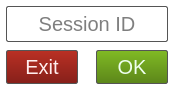
<?xml version="1.0" encoding="UTF-8"?>
<ui version="4.0">
 <class>LoginWidget</class>
 <widget class="QWidget" name="LoginWidget">
  <property name="geometry">
   <rect>
    <x>0</x>
    <y>0</y>
    <width>174</width>
    <height>88</height>
   </rect>
  </property>
  <property name="sizePolicy">
   <sizepolicy hsizetype="Preferred" vsizetype="Preferred">
    <horstretch>0</horstretch>
    <verstretch>0</verstretch>
   </sizepolicy>
  </property>
  <property name="windowTitle">
   <string>Form</string>
  </property>
  <property name="styleSheet">
   <string notr="true">background: transparent;</string>
  </property>
  <layout class="QGridLayout" name="gridLayout">
   <property name="margin">
    <number>2</number>
   </property>
   <property name="spacing">
    <number>0</number>
   </property>
   <item row="0" column="0">
    <widget class="QLineEdit" name="sessionIdEdit">
     <property name="enabled">
      <bool>true</bool>
     </property>
     <property name="styleSheet">
      <string notr="true">font-size: 20px;
border: 1px solid #555;
border-radius: 2px;
padding: 4px;
margin: 4px;
background: white;</string>
     </property>
     <property name="alignment">
      <set>Qt::AlignCenter</set>
     </property>
     <property name="placeholderText">
      <string>Session ID</string>
     </property>
    </widget>
   </item>
   <item row="1" column="0">
    <layout class="QHBoxLayout" name="horizontalLayout">
     <item>
      <widget class="QPushButton" name="exitButton">
       <property name="minimumSize">
        <size>
         <width>80</width>
         <height>0</height>
        </size>
       </property>
       <property name="styleSheet">
        <string notr="true">QPushButton#exitButton {
    font-size: 20px;
    border: 1px solid #555;
    border-radius: 2px;
	color: #fee;
    padding: 4px;
    margin: 4px;
	background: qlineargradient(spread:pad, x1:0, y1:0, x2:0, y2:1, stop:0 rgba(186, 48, 36, 255), stop:1 rgba(134, 32, 26, 255));
}

QPushButton#exitButton:hover {
	background: qlineargradient(spread:pad, x1:0, y1:0, x2:0, y2:1, stop:0 rgba(134, 32, 26, 255), stop:1 rgba(186, 48, 36, 255));
}</string>
       </property>
       <property name="text">
        <string>Exit</string>
       </property>
      </widget>
     </item>
     <item>
      <spacer name="horizontalSpacer">
       <property name="orientation">
        <enum>Qt::Horizontal</enum>
       </property>
       <property name="sizeHint" stdset="0">
        <size>
         <width>40</width>
         <height>20</height>
        </size>
       </property>
      </spacer>
     </item>
     <item>
      <widget class="QPushButton" name="loginButton">
       <property name="enabled">
        <bool>true</bool>
       </property>
       <property name="minimumSize">
        <size>
         <width>80</width>
         <height>0</height>
        </size>
       </property>
       <property name="styleSheet">
        <string notr="true">QPushButton#loginButton {
    font-size: 20px;
    border: 1px solid #555;
    border-radius: 2px;
	color: #efe;
    padding: 4px;
    margin: 4px;
	background: qlineargradient(spread:pad, x1:0, y1:0, x2:0, y2:1, stop:0 rgba(128, 186, 36, 255), stop:1 rgba(92, 134, 26, 255));
}

QPushButton#loginButton:hover {
	background: qlineargradient(spread:pad, x1:0, y1:0, x2:0, y2:1, stop:0 rgba(92, 134, 26, 255), stop:1 rgba(128, 186, 36, 255));
}</string>
       </property>
       <property name="text">
        <string>OK</string>
       </property>
       <property name="autoDefault">
        <bool>true</bool>
       </property>
       <property name="default">
        <bool>true</bool>
       </property>
      </widget>
     </item>
    </layout>
   </item>
  </layout>
 </widget>
 <resources/>
 <connections/>
</ui>
